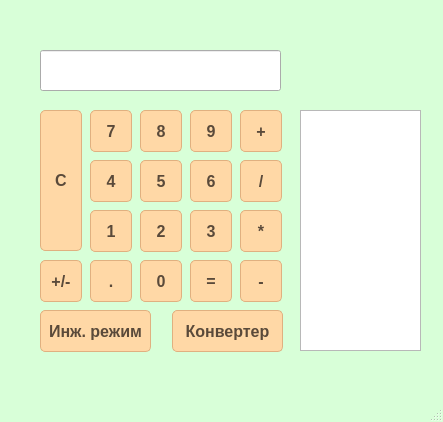
<?xml version="1.0" encoding="UTF-8"?>
<ui version="4.0">
 <class>Calculator</class>
 <widget class="QMainWindow" name="Calculator">
  <property name="geometry">
   <rect>
    <x>0</x>
    <y>0</y>
    <width>443</width>
    <height>422</height>
   </rect>
  </property>
  <property name="maximumSize">
   <size>
    <width>16777215</width>
    <height>16777215</height>
   </size>
  </property>
  <property name="palette">
   <palette>
    <active>
     <colorrole role="Button">
      <brush brushstyle="SolidPattern">
       <color alpha="255">
        <red>216</red>
        <green>255</green>
        <blue>216</blue>
       </color>
      </brush>
     </colorrole>
     <colorrole role="Base">
      <brush brushstyle="SolidPattern">
       <color alpha="255">
        <red>216</red>
        <green>255</green>
        <blue>216</blue>
       </color>
      </brush>
     </colorrole>
     <colorrole role="Window">
      <brush brushstyle="SolidPattern">
       <color alpha="255">
        <red>216</red>
        <green>255</green>
        <blue>216</blue>
       </color>
      </brush>
     </colorrole>
    </active>
    <inactive>
     <colorrole role="Button">
      <brush brushstyle="SolidPattern">
       <color alpha="255">
        <red>216</red>
        <green>255</green>
        <blue>216</blue>
       </color>
      </brush>
     </colorrole>
     <colorrole role="Base">
      <brush brushstyle="SolidPattern">
       <color alpha="255">
        <red>216</red>
        <green>255</green>
        <blue>216</blue>
       </color>
      </brush>
     </colorrole>
     <colorrole role="Window">
      <brush brushstyle="SolidPattern">
       <color alpha="255">
        <red>216</red>
        <green>255</green>
        <blue>216</blue>
       </color>
      </brush>
     </colorrole>
    </inactive>
    <disabled>
     <colorrole role="Button">
      <brush brushstyle="SolidPattern">
       <color alpha="255">
        <red>216</red>
        <green>255</green>
        <blue>216</blue>
       </color>
      </brush>
     </colorrole>
     <colorrole role="Base">
      <brush brushstyle="SolidPattern">
       <color alpha="255">
        <red>216</red>
        <green>255</green>
        <blue>216</blue>
       </color>
      </brush>
     </colorrole>
     <colorrole role="Window">
      <brush brushstyle="SolidPattern">
       <color alpha="255">
        <red>216</red>
        <green>255</green>
        <blue>216</blue>
       </color>
      </brush>
     </colorrole>
    </disabled>
   </palette>
  </property>
  <property name="windowTitle">
   <string>Calculator</string>
  </property>
  <property name="styleSheet">
   <string notr="true">QMainWindow {
    background-color: rgb(216, 255, 216);  /* Бледно-зелёный фон */
}

QPushButton {
    background-color: #FFD8A6;            /* Бледно-оранжевый */
    color: #5A4A3A;                      /* Тёмно-бежевый текст */
    border: 1px solid #E0B080;           /* Граница оранжевого оттенка */
    border-radius: 5px;
    font-size: 16px;
    min-width: 40px;
    min-height: 40px;
    font-weight: 500;                    /* Полужирный текст */
}

QPushButton:hover {
    background-color: #FFC080;           /* Более насыщенный оранжевый */
    border: 1px solid #D0A070;
}

QPushButton:pressed {
    background-color: #FFB366;           /* Ещё более тёмный оранжевый */
    border: 1px solid #C09060;
}
QPushButton#equalsButton {
    background-color: #FF9933;
    color: white;
}</string>
  </property>
  <widget class="QWidget" name="centralwidget">
   <widget class="QLineEdit" name="Display">
    <property name="geometry">
     <rect>
      <x>40</x>
      <y>50</y>
      <width>241</width>
      <height>41</height>
     </rect>
    </property>
    <property name="font">
     <font>
      <pointsize>12</pointsize>
      <bold>true</bold>
     </font>
    </property>
    <property name="styleSheet">
     <string notr="true"/>
    </property>
   </widget>
   <widget class="QPushButton" name="Button1">
    <property name="geometry">
     <rect>
      <x>90</x>
      <y>210</y>
      <width>42</width>
      <height>42</height>
     </rect>
    </property>
    <property name="font">
     <font>
      <pointsize>-1</pointsize>
      <fontweight>Medium</fontweight>
     </font>
    </property>
    <property name="text">
     <string>1</string>
    </property>
   </widget>
   <widget class="QPushButton" name="Button0">
    <property name="geometry">
     <rect>
      <x>140</x>
      <y>260</y>
      <width>42</width>
      <height>42</height>
     </rect>
    </property>
    <property name="text">
     <string>0</string>
    </property>
   </widget>
   <widget class="QPushButton" name="Button2">
    <property name="geometry">
     <rect>
      <x>140</x>
      <y>210</y>
      <width>42</width>
      <height>42</height>
     </rect>
    </property>
    <property name="font">
     <font>
      <pointsize>-1</pointsize>
      <fontweight>Medium</fontweight>
     </font>
    </property>
    <property name="text">
     <string>2</string>
    </property>
   </widget>
   <widget class="QPushButton" name="Button4">
    <property name="geometry">
     <rect>
      <x>90</x>
      <y>160</y>
      <width>42</width>
      <height>42</height>
     </rect>
    </property>
    <property name="text">
     <string>4</string>
    </property>
   </widget>
   <widget class="QPushButton" name="Button5">
    <property name="geometry">
     <rect>
      <x>140</x>
      <y>160</y>
      <width>42</width>
      <height>42</height>
     </rect>
    </property>
    <property name="text">
     <string>5</string>
    </property>
   </widget>
   <widget class="QPushButton" name="Button7">
    <property name="geometry">
     <rect>
      <x>90</x>
      <y>110</y>
      <width>42</width>
      <height>42</height>
     </rect>
    </property>
    <property name="styleSheet">
     <string notr="true"/>
    </property>
    <property name="text">
     <string>7</string>
    </property>
   </widget>
   <widget class="QPushButton" name="Button8">
    <property name="geometry">
     <rect>
      <x>140</x>
      <y>110</y>
      <width>42</width>
      <height>42</height>
     </rect>
    </property>
    <property name="text">
     <string>8</string>
    </property>
   </widget>
   <widget class="QPushButton" name="Button6">
    <property name="geometry">
     <rect>
      <x>190</x>
      <y>160</y>
      <width>42</width>
      <height>42</height>
     </rect>
    </property>
    <property name="text">
     <string>6</string>
    </property>
   </widget>
   <widget class="QPushButton" name="Button3">
    <property name="geometry">
     <rect>
      <x>190</x>
      <y>210</y>
      <width>42</width>
      <height>42</height>
     </rect>
    </property>
    <property name="font">
     <font>
      <pointsize>-1</pointsize>
      <fontweight>Medium</fontweight>
     </font>
    </property>
    <property name="text">
     <string>3</string>
    </property>
   </widget>
   <widget class="QPushButton" name="Button9">
    <property name="geometry">
     <rect>
      <x>190</x>
      <y>110</y>
      <width>42</width>
      <height>42</height>
     </rect>
    </property>
    <property name="autoFillBackground">
     <bool>false</bool>
    </property>
    <property name="styleSheet">
     <string notr="true"/>
    </property>
    <property name="text">
     <string>9</string>
    </property>
   </widget>
   <widget class="QPushButton" name="Multiply">
    <property name="geometry">
     <rect>
      <x>240</x>
      <y>210</y>
      <width>42</width>
      <height>42</height>
     </rect>
    </property>
    <property name="text">
     <string>*</string>
    </property>
   </widget>
   <widget class="QPushButton" name="Add">
    <property name="geometry">
     <rect>
      <x>240</x>
      <y>110</y>
      <width>42</width>
      <height>42</height>
     </rect>
    </property>
    <property name="text">
     <string>+</string>
    </property>
   </widget>
   <widget class="QPushButton" name="Divide">
    <property name="geometry">
     <rect>
      <x>240</x>
      <y>160</y>
      <width>42</width>
      <height>42</height>
     </rect>
    </property>
    <property name="text">
     <string>/</string>
    </property>
   </widget>
   <widget class="QPushButton" name="Equals">
    <property name="geometry">
     <rect>
      <x>190</x>
      <y>260</y>
      <width>42</width>
      <height>42</height>
     </rect>
    </property>
    <property name="font">
     <font>
      <pointsize>-1</pointsize>
      <fontweight>Medium</fontweight>
     </font>
    </property>
    <property name="styleSheet">
     <string notr="true"/>
    </property>
    <property name="text">
     <string>=</string>
    </property>
   </widget>
   <widget class="QPushButton" name="Subtract">
    <property name="geometry">
     <rect>
      <x>240</x>
      <y>260</y>
      <width>42</width>
      <height>42</height>
     </rect>
    </property>
    <property name="font">
     <font>
      <pointsize>-1</pointsize>
      <fontweight>Medium</fontweight>
     </font>
    </property>
    <property name="text">
     <string>-</string>
    </property>
   </widget>
   <widget class="QPushButton" name="Clear">
    <property name="geometry">
     <rect>
      <x>40</x>
      <y>110</y>
      <width>42</width>
      <height>141</height>
     </rect>
    </property>
    <property name="text">
     <string>C</string>
    </property>
   </widget>
   <widget class="QPushButton" name="EngineeringButton">
    <property name="geometry">
     <rect>
      <x>40</x>
      <y>310</y>
      <width>111</width>
      <height>42</height>
     </rect>
    </property>
    <property name="text">
     <string>Инж. режим</string>
    </property>
   </widget>
   <widget class="QPushButton" name="ChangeNumberSign">
    <property name="geometry">
     <rect>
      <x>40</x>
      <y>260</y>
      <width>42</width>
      <height>42</height>
     </rect>
    </property>
    <property name="text">
     <string>+/-</string>
    </property>
   </widget>
   <widget class="QPushButton" name="ButtonDot">
    <property name="geometry">
     <rect>
      <x>90</x>
      <y>260</y>
      <width>42</width>
      <height>42</height>
     </rect>
    </property>
    <property name="text">
     <string>.</string>
    </property>
   </widget>
   <widget class="QPushButton" name="converterButton">
    <property name="geometry">
     <rect>
      <x>172</x>
      <y>310</y>
      <width>111</width>
      <height>42</height>
     </rect>
    </property>
    <property name="font">
     <font>
      <pointsize>-1</pointsize>
      <fontweight>Medium</fontweight>
     </font>
    </property>
    <property name="text">
     <string>Конвертер</string>
    </property>
   </widget>
   <widget class="QListWidget" name="historyList">
    <property name="geometry">
     <rect>
      <x>300</x>
      <y>110</y>
      <width>121</width>
      <height>241</height>
     </rect>
    </property>
    <property name="font">
     <font>
      <bold>true</bold>
     </font>
    </property>
   </widget>
  </widget>
  <widget class="QMenuBar" name="menubar">
   <property name="geometry">
    <rect>
     <x>0</x>
     <y>0</y>
     <width>443</width>
     <height>26</height>
    </rect>
   </property>
  </widget>
  <widget class="QStatusBar" name="statusbar"/>
 </widget>
 <resources/>
 <connections/>
</ui>
